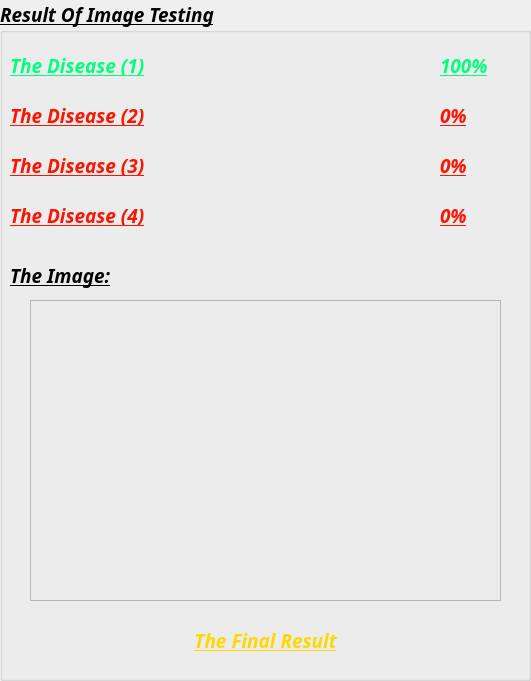
  <widget class="QGroupBox" name="groupBox_2">
   <property name="geometry">
    <rect>
     <x>30</x>
     <y>40</y>
     <width>531</width>
     <height>681</height>
    </rect>
   </property>
   <property name="font">
    <font>
     <family>Arial Black</family>
     <pointsize>14</pointsize>
     <weight>75</weight>
     <italic>true</italic>
     <bold>true</bold>
     <underline>true</underline>
    </font>
   </property>
   <property name="styleSheet">
    <string notr="true"/>
   </property>
   <property name="title">
    <string>Result Of Image Testing</string>
   </property>
   <widget class="QLabel" name="label_48">
    <property name="geometry">
     <rect>
      <x>10</x>
      <y>260</y>
      <width>171</width>
      <height>31</height>
     </rect>
    </property>
    <property name="font">
     <font>
      <pointsize>14</pointsize>
     </font>
    </property>
    <property name="text">
     <string>The Image:</string>
    </property>
    <property name="scaledContents">
     <bool>false</bool>
    </property>
    <property name="alignment">
     <set>Qt::AlignLeading|Qt::AlignLeft|Qt::AlignVCenter</set>
    </property>
   </widget>
   <widget class="QLabel" name="p1">
    <property name="geometry">
     <rect>
      <x>440</x>
      <y>50</y>
      <width>71</width>
      <height>31</height>
     </rect>
    </property>
    <property name="font">
     <font>
      <pointsize>14</pointsize>
     </font>
    </property>
    <property name="styleSheet">
     <string notr="true"> color:rgb(0, 255, 127);
</string>
    </property>
    <property name="text">
     <string>100%</string>
    </property>
    <property name="scaledContents">
     <bool>false</bool>
    </property>
    <property name="alignment">
     <set>Qt::AlignLeading|Qt::AlignLeft|Qt::AlignVCenter</set>
    </property>
   </widget>
   <widget class="QLabel" name="d4">
    <property name="geometry">
     <rect>
      <x>10</x>
      <y>200</y>
      <width>411</width>
      <height>31</height>
     </rect>
    </property>
    <property name="font">
     <font>
      <pointsize>14</pointsize>
     </font>
    </property>
    <property name="styleSheet">
     <string notr="true"> color:rgb(255, 20, 0);
</string>
    </property>
    <property name="text">
     <string>The Disease (4)</string>
    </property>
    <property name="alignment">
     <set>Qt::AlignLeading|Qt::AlignLeft|Qt::AlignVCenter</set>
    </property>
   </widget>
   <widget class="QLabel" name="p3">
    <property name="geometry">
     <rect>
      <x>440</x>
      <y>150</y>
      <width>71</width>
      <height>31</height>
     </rect>
    </property>
    <property name="font">
     <font>
      <pointsize>14</pointsize>
     </font>
    </property>
    <property name="styleSheet">
     <string notr="true"> color:rgb(255, 20, 0);
</string>
    </property>
    <property name="text">
     <string>0%</string>
    </property>
    <property name="scaledContents">
     <bool>false</bool>
    </property>
    <property name="alignment">
     <set>Qt::AlignLeading|Qt::AlignLeft|Qt::AlignVCenter</set>
    </property>
   </widget>
   <widget class="QLabel" name="d3">
    <property name="geometry">
     <rect>
      <x>10</x>
      <y>150</y>
      <width>411</width>
      <height>31</height>
     </rect>
    </property>
    <property name="font">
     <font>
      <pointsize>14</pointsize>
     </font>
    </property>
    <property name="styleSheet">
     <string notr="true"> color:rgb(255, 20, 0);
</string>
    </property>
    <property name="text">
     <string>The Disease (3)</string>
    </property>
    <property name="scaledContents">
     <bool>false</bool>
    </property>
    <property name="alignment">
     <set>Qt::AlignLeading|Qt::AlignLeft|Qt::AlignVCenter</set>
    </property>
   </widget>
   <widget class="QLabel" name="p2">
    <property name="geometry">
     <rect>
      <x>440</x>
      <y>100</y>
      <width>71</width>
      <height>31</height>
     </rect>
    </property>
    <property name="font">
     <font>
      <pointsize>14</pointsize>
     </font>
    </property>
    <property name="styleSheet">
     <string notr="true"> color:rgb(255, 20, 0);
</string>
    </property>
    <property name="text">
     <string>0%</string>
    </property>
    <property name="scaledContents">
     <bool>false</bool>
    </property>
    <property name="alignment">
     <set>Qt::AlignLeading|Qt::AlignLeft|Qt::AlignVCenter</set>
    </property>
   </widget>
   <widget class="QLabel" name="p4">
    <property name="geometry">
     <rect>
      <x>440</x>
      <y>200</y>
      <width>71</width>
      <height>31</height>
     </rect>
    </property>
    <property name="font">
     <font>
      <pointsize>14</pointsize>
     </font>
    </property>
    <property name="styleSheet">
     <string notr="true"> color:rgb(255, 20, 0);
</string>
    </property>
    <property name="text">
     <string>0%</string>
    </property>
    <property name="scaledContents">
     <bool>false</bool>
    </property>
    <property name="alignment">
     <set>Qt::AlignLeading|Qt::AlignLeft|Qt::AlignVCenter</set>
    </property>
   </widget>
   <widget class="QLabel" name="d1">
    <property name="geometry">
     <rect>
      <x>10</x>
      <y>50</y>
      <width>411</width>
      <height>31</height>
     </rect>
    </property>
    <property name="font">
     <font>
      <pointsize>14</pointsize>
     </font>
    </property>
    <property name="styleSheet">
     <string notr="true"> color:rgb(0, 255, 127);
</string>
    </property>
    <property name="text">
     <string>The Disease (1)</string>
    </property>
    <property name="scaledContents">
     <bool>false</bool>
    </property>
    <property name="alignment">
     <set>Qt::AlignLeading|Qt::AlignLeft|Qt::AlignVCenter</set>
    </property>
   </widget>
   <widget class="QLabel" name="d2">
    <property name="geometry">
     <rect>
      <x>10</x>
      <y>100</y>
      <width>411</width>
      <height>31</height>
     </rect>
    </property>
    <property name="font">
     <font>
      <pointsize>14</pointsize>
     </font>
    </property>
    <property name="styleSheet">
     <string notr="true"> color:rgb(255, 20, 0);
</string>
    </property>
    <property name="text">
     <string>The Disease (2)</string>
    </property>
    <property name="scaledContents">
     <bool>false</bool>
    </property>
    <property name="alignment">
     <set>Qt::AlignLeading|Qt::AlignLeft|Qt::AlignVCenter</set>
    </property>
   </widget>
   <widget class="QFrame" name="frame">
    <property name="geometry">
     <rect>
      <x>30</x>
      <y>300</y>
      <width>471</width>
      <height>301</height>
     </rect>
    </property>
    <property name="frameShape">
     <enum>QFrame::StyledPanel</enum>
    </property>
    <property name="frameShadow">
     <enum>QFrame::Raised</enum>
    </property>
    <widget class="QLabel" name="lb_image">
     <property name="geometry">
      <rect>
       <x>20</x>
       <y>20</y>
       <width>431</width>
       <height>261</height>
      </rect>
     </property>
     <property name="text">
      <string/>
     </property>
     <property name="pixmap">
      <pixmap>../FakeVideoDetection/dataset/UADFV_frames/fake_images/0006_fake/0000.png</pixmap>
     </property>
     <property name="scaledContents">
      <bool>true</bool>
     </property>
    </widget>
   </widget>
   <widget class="QLabel" name="finalresult">
    <property name="geometry">
     <rect>
      <x>30</x>
      <y>610</y>
      <width>471</width>
      <height>61</height>
     </rect>
    </property>
    <property name="font">
     <font>
      <pointsize>14</pointsize>
     </font>
    </property>
    <property name="styleSheet">
     <string notr="true"> color:rgb(255, 215, 0);
</string>
    </property>
    <property name="text">
     <string>The Final Result</string>
    </property>
    <property name="scaledContents">
     <bool>false</bool>
    </property>
    <property name="alignment">
     <set>Qt::AlignCenter</set>
    </property>
    <property name="wordWrap">
     <bool>true</bool>
    </property>
   </widget>
  </widget>
